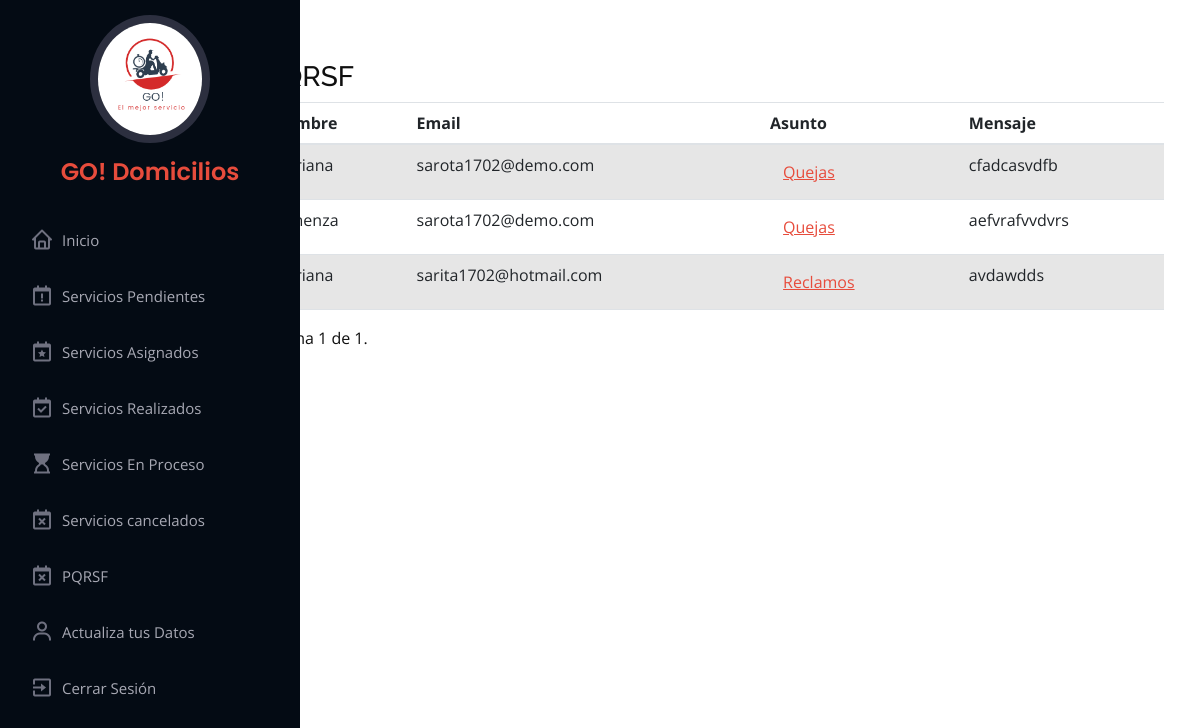
The page /verpqrs/ on the database its author committed.
### servigou/models.py (models this page shows)
class Pqrs(models.Model):
    nombre = models.CharField(max_length=50, null=False, blank=False)
    email = models.EmailField(null=False, blank=False)
    asunto = models.CharField(max_length=30, null=False, blank=False)
    mensaje = models.TextField(max_length=500, null=False, blank=False)

### servigou/views.py (the view)
# urls.py: path('verpqrs/', views.verpqrs, name="verpqrs"),
def verpqrs(request):
    pqrs = Pqrs.objects.all()
    paginator = Paginator(pqrs, 10)  # Mostrar 7 elementos por página
    page = request.GET.get('page')  # Obtener el número de página actual desde la solicitud GET
    pqrs = paginator.get_page(page)  # Obtener los elementos para la página actual
    return render(request, 'layout/Disenoadmin/verpqrs.html', {'page_obj': pqrs})

### templates/layout/Disenoadmin/verpqrs.html (shortened to what this page needs)
{% extends 'layout/Disenoadmin/baseadmin.html' %}
{% load static %}
{% block contenido %}
<div class="contain_admin">
<div class="table-responsive">
    <table class="table table-striped">
      <h3>PQRSF</h3>
      <thead>
        <tr>
          <th scope="col">Nombre</th>
          <th scope="col">Email</th>
          <th scope="col">Asunto</th>
          <th scope="col">Mensaje</th>
        </tr>
      </thead>
      <tbody>
        {% for c in page_obj %}
        <tr>
          <td>{{ c.nombre }}</td>
          <td>{{ c.email }}</td>
          <td><button  id="boton1" class="btn btn-link " onclick="eliminarS({{ c.id }})">{{ c.asunto }}</button></td>
          <td>{{ c.mensaje }}</td>
        </tr>
        {% endfor %}
      </tbody>
    </table>
      <span class="step-links">
      <span class="current-page">
        Página {{ page_obj.number }} de {{ page_obj.paginator.num_pages }}.
      </span>
    </span>
  </div>
</div>
{% endblock contenido %}

### static/css/styleBase.css (style rules this page uses)
* { padding: 0%; margin:0%; border: 0%; box-sizing: border-box; }
.contain_admin { display: flex; padding: 2%; margin-top: 3%; align-items: center; justify-content: center; margin-left:20%; margin-right: 1%; border-radius: 20px; }
#boton1 { color: #E74C3C; }

### static/assets/css/style.css (style rules this page uses)
h1, h2, h3, h4, h5, h6 { font-family: "Raleway", sans-serif; }

### rows shown on the page
Pqrs: nombre "Mariana", email "sarota1702@demo.com", asunto "Quejas", mensaje "cfadcasvdfb"
Pqrs: nombre "camenza", email "sarota1702@demo.com", asunto "Quejas", mensaje "aefvrafvvdvrs"
Pqrs: nombre "Mariana", email "sarita1702@hotmail.com", asunto "Reclamos", mensaje "avdawdds"

### other values the page prints
{{ page_obj.number }} "1"
{{ page_obj.paginator.num_pages }} "1"
